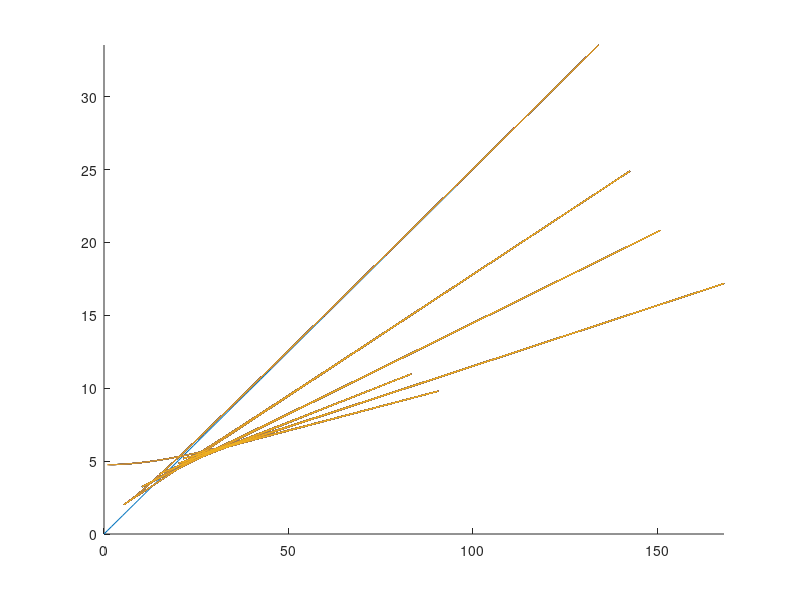
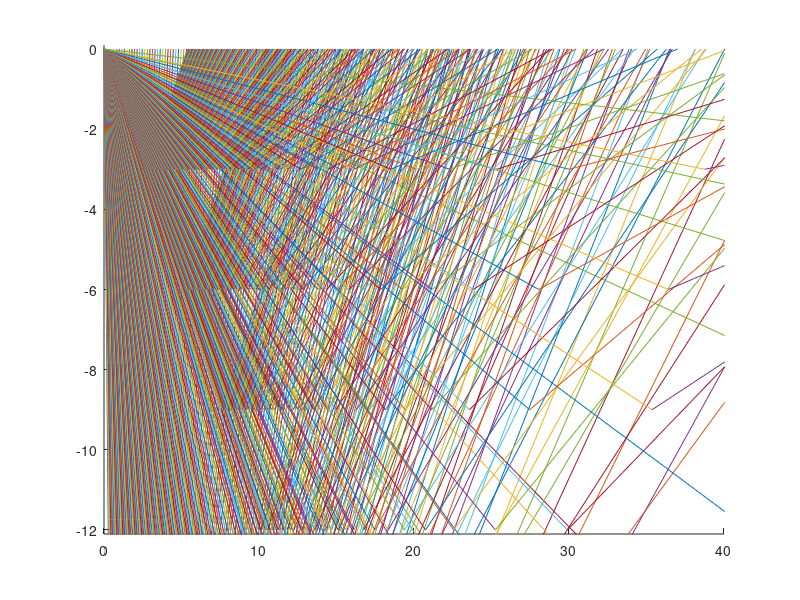

These figures' MATLAB source, in order:
% test
clear all, close all, clc

v = [4 6 8 10 12 15 20]; % velocities
u = 1./v; % slownesses
p = linspace(.01,.999,500)*u(1); % p values for all take off angles
lp = length(p);
dz = 3;
% r(:,1) = ones(1,lp);

% calculate Xp
X = zeros(lp,1);
T = X;
R = X;

for i = 1:length(v)-1
    r(:,i) = (p < u(i));
    R = R + r(:,i);
    eta = (u(i)^2 - p.^2).^.5;
    Xp(:,i)  = 2*dz*r(:,i)'.*(p./eta);
    Tp(:,i)  = r(:,i).*((2*dz*u(i)^2)./eta');
    X = X + Xp(:,i);
    T = T + Tp(:,i);
end
%% 
xm = [0 max(X)];
ym = [0 max(T)];
figure(1), hold on
plot(linspace(0,100),linspace(0,100)*u(1))
for i = 1:lp-1
    plot(X(end-i:end),T(end-i:end)) 
    xlim(xm), ylim(ym)
    
    pause(.0005)
    
end
hold off
%%
t = round(T*5);
x2 = X/2;

for i = 1:lp
rayx{i} = linspace(0,X(i)/2,t(i));
rayz{i} = -linspace(0,R(i)*dz,t(i));
end

for i = 1:lp
rayz2{i} = -rayz{i} - R(i)*dz;
rayx2{i} = x2(i) + rayx{i};
end

figure(2), hold on
xlim([0 40]), ylim([-12.1 0.1])
for i = 1:lp
plot(rayx{i},rayz{i})
plot(rayx2{i},rayz2{i})
end
